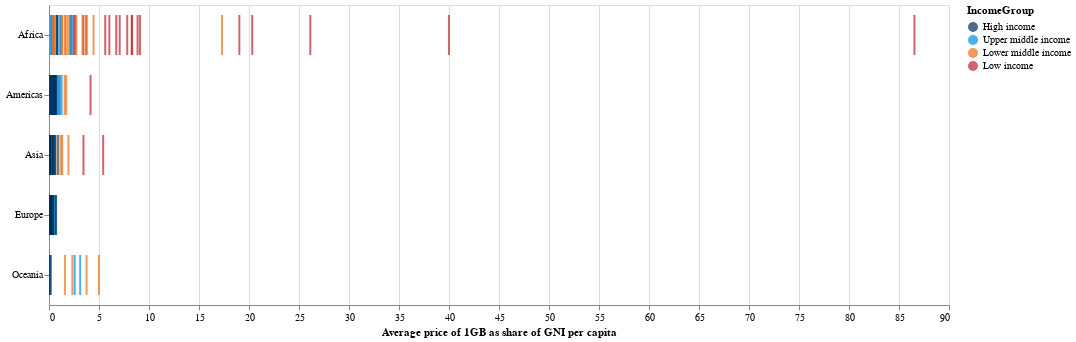

The code cell stored with this chart in its notebook:
### Code cell
# strip plot average price
alt.Chart(df_merged).mark_tick(height=40, thickness=2).encode(
    alt.X('Average price of 1GB as share of GNI per capita:Q'),
    alt.Y('continent:N', title=''),
    tooltip=['country', 'Average price of 1GB as share of GNI per capita','Average price of 1GB (USD)'],
    color=alt.Color('IncomeGroup:N',scale=alt.Scale(domain=['High income', 'Upper middle income','Lower middle income','Low income'],range=["#002D5A","#008FE6","#EB6E14","#BE232D"]))
).interactive().properties(width=900, height=300)

### Figure 1 — Vega-Lite specification as saved in the notebook (floating-point values rounded to 4 significant figures; data arrays with more than 128 entries replaced by an {"elided": "..."} marker saying what was removed)
{"$schema": "https://vega.github.io/schema/vega-lite/v3.4.0.json", "config": {"mark": {"tooltip": null}, "view": {"height": 300, "width": 400}}, "data": {"name": "data-d2651152d4fba00286933603413d54eb"}, "datasets": {"data-d2651152d4fba00286933603413d54eb": {"elided": "207 records"}}, "encoding": {"color": {"field": "IncomeGroup", "scale": {"domain": ["High income", "Upper middle income", "Lower middle income", "Low income"], "range": ["#002D5A", "#008FE6", "#EB6E14", "#BE232D"]}, "type": "nominal"}, "tooltip": [{"field": "country", "type": "nominal"}, {"field": "Average price of 1GB as share of GNI per capita", "type": "quantitative"}, {"field": "Average price of 1GB (USD)", "type": "quantitative"}], "x": {"field": "Average price of 1GB as share of GNI per capita", "type": "quantitative"}, "y": {"field": "continent", "title": "", "type": "nominal"}}, "height": 300, "mark": {"height": 40, "thickness": 2, "type": "tick"}, "selection": {"selector003": {"bind": "scales", "encodings": ["x", "y"], "type": "interval"}}, "width": 900}
